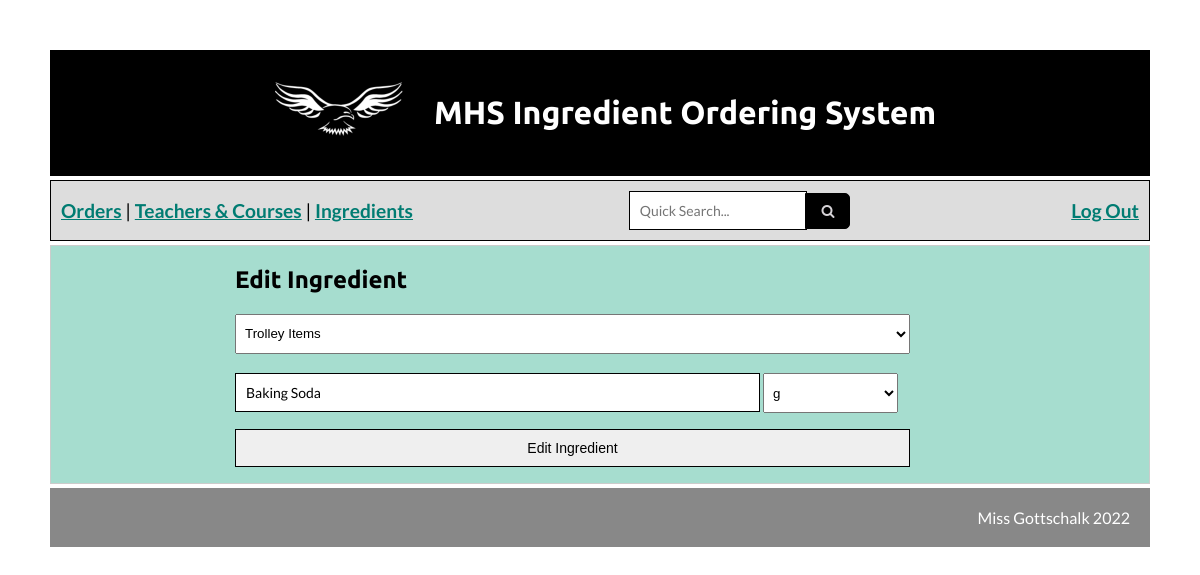
Page /index.php?page=../admin/edit_ingredient&ingredientID=6 (signed in) on the committed database.
### tables this page shows
CREATE TABLE `category` (
  `CategoryID` int(11) NOT NULL,
  `Category` varchar(30) NOT NULL
);

CREATE TABLE `ingredients` (
  `IngredientID` int(11) NOT NULL,
  `CategoryID` int(11) NOT NULL,
  `Ingredient` varchar(100) NOT NULL,
  `Units` varchar(10) NOT NULL
);

### admin/edit_ingredient.php (the view, shortened to what this page needs)
<?php
$ingredientID=preg_replace('/[^0-9.]/','',$_REQUEST['ingredientID']);
$ingredient_sql="SELECT * FROM ingredients JOIN category ON (`ingredients`.`CategoryID` = `category`.`CategoryID`)
WHERE `IngredientID` = $ingredientID ORDER BY `IngredientID` ASC ";
$ingredient_query=mysqli_query($dbconnect, $ingredient_sql);
$ingredient_rs=mysqli_fetch_assoc($ingredient_query);
$new_ing_name = $ingredient_rs['Ingredient'];
$new_ing_unit = $ingredient_rs['Units'];
$category = $ingredient_rs['Category'];
$category_ID = $ingredient_rs['CategoryID'];
    ?>
<form autocomplete="off" method="post" action="<?php echo htmlspecialchars($_SERVER["PHP_SELF"]."?page=../admin/edit_ingredient&ingredientID=$ingredientID");?>" enctype="multipart/form-data" name="new_ingrdient" id="new_ingrdient">
<h2>Edit Ingredient</h2>
    <select class = "add-field <?php echo $new_cat_field; ?>" name="new_cat">
    <?php
        if($category_ID=="") {
            ?>
        <option value="" selected>Choose a category...</option>
            <?php
        }
        else {
            ?>
        <option value="<?php echo $category_ID?>;" selected><?php echo $category; ?></option>
            <?php
        }
?>
    </select>
    <br /><br />
    <input class="width-70 <?php echo $new_ing_name_field?>" type="text" name="new_ing_name" value="<?php echo $new_ing_name; ?>" placeholder="New Ingredient Name" />
    <select class="width-18 <?php echo $new_unit_field?>" name="new_ing_unit">
    <?php
    if($new_ing_unit=="") {
        ?>
        <option value="" selected>Choose a unit</option>
        <?php
    }
    else {
        ?>
        <option value="<?php echo $new_ing_unit; ?>" selected><?php echo $new_ing_unit; ?></option>
        <?php
    }
    ?>
    </select>
    <p>
        <input class="submit-size" type="submit" value="Edit Ingredient" />
    </p>
</form>

### theme/food_orders.css (style rules this page uses)
body { margin: auto; padding: 50px; color: #000; font-family: 'Lato', sans-serif; }
h1, h2, h3, h4 { font-family: 'Ubuntu', sans-serif; }
p { width: 90%; }
form, .nice-middle { max-width: 750px; margin: auto; }
input { font-size: 14px; padding: 10px; display: inline-block; border: 1px solid #000; box-sizing: border-box; }
select { height: 40px; padding: 5px; }
textarea, input[type=text] { font-family: 'Lato', sans-serif; padding: 10px; border-width: 1px; margin: auto; }
.add-field { width: 90%; }
.width-18 { width: 18%; }
.width-70 { width: 70%; }
.submit-size { width: 100%; }

### rows in the picture
category: new_cat "Trolley Items"
ingredients: new_ing_name "Baking Soda", new_ing_unit "g"
